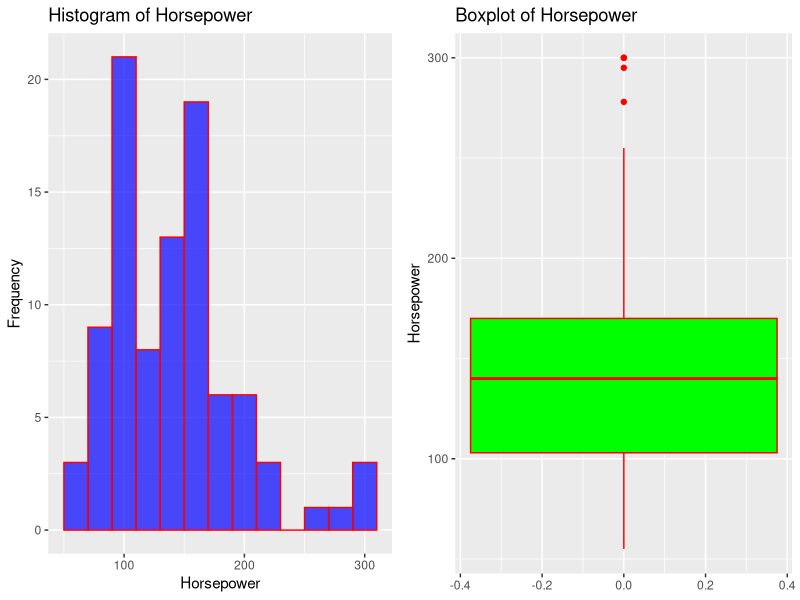
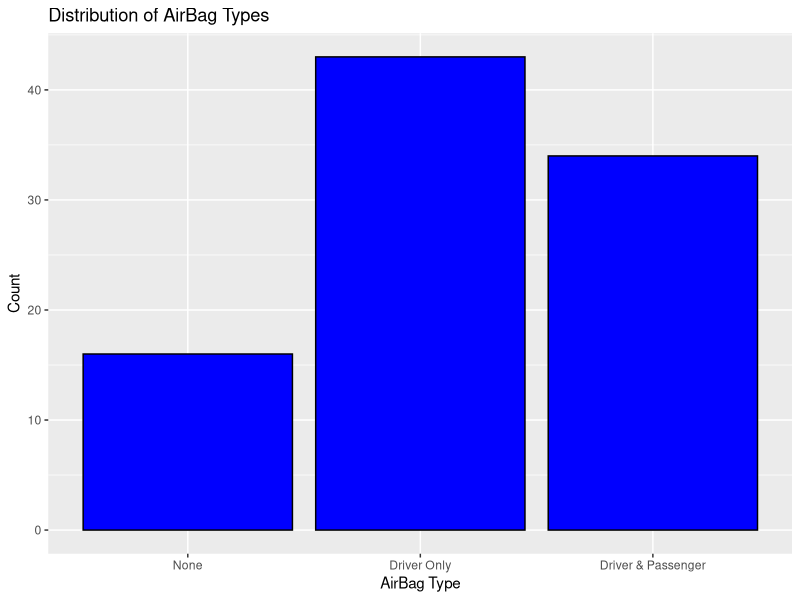
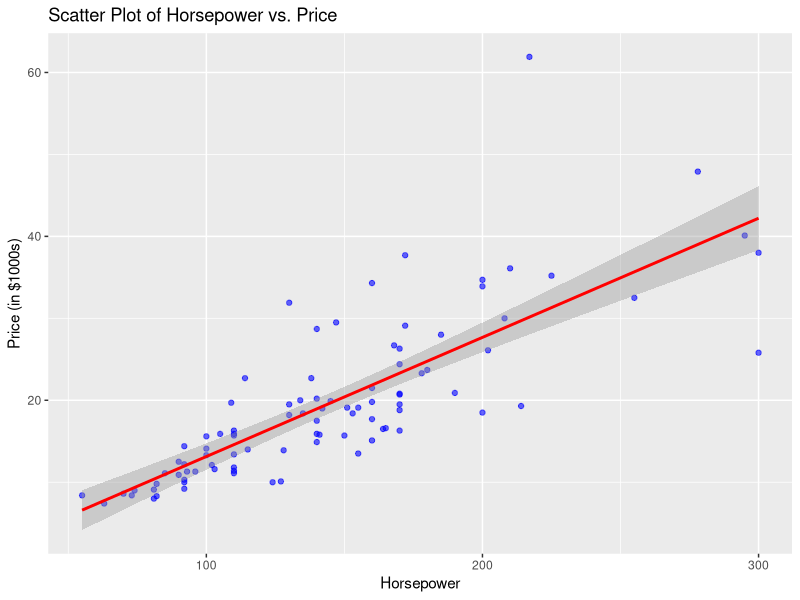
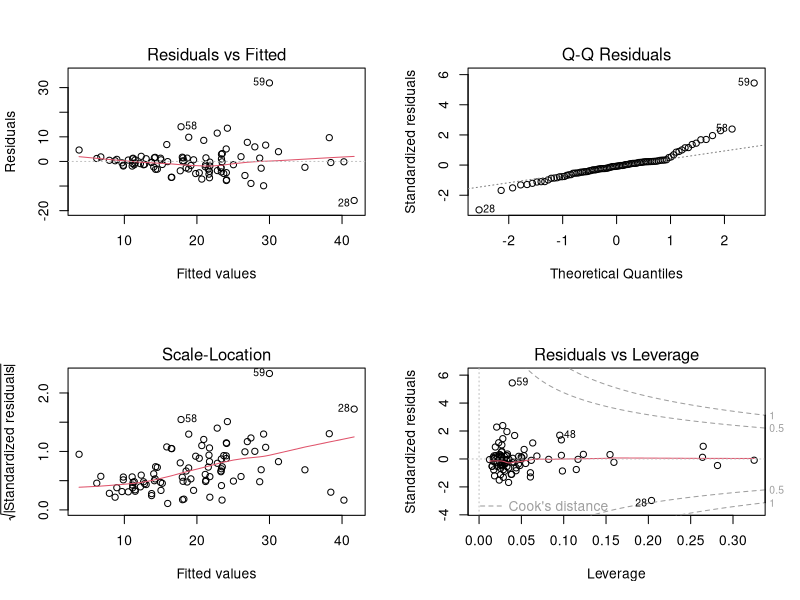
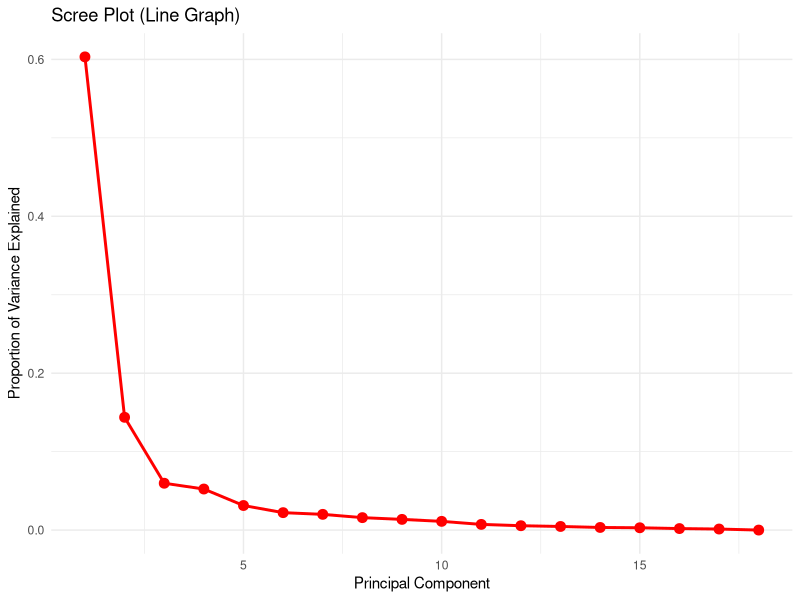
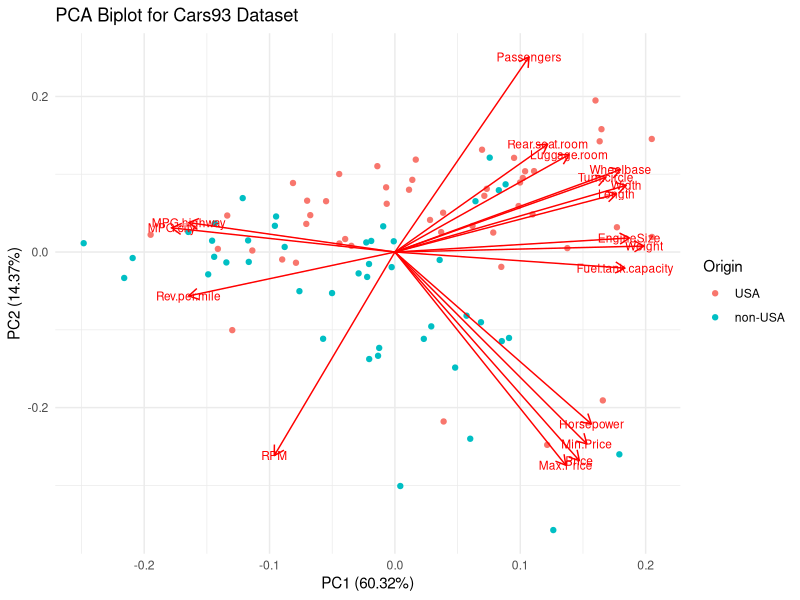

Recreate these plots in R, in order.
## ---- chunk 1
# Load the MASS library
library(MASS)
# Load the Cars93 dataset
data("Cars93")

# Choose the variable 'Horsepower'
variable <- Cars93$Horsepower

# Calculate summary statistics
mean_value <- mean(variable, na.rm = TRUE)
median_value <- median(variable, na.rm = TRUE)
sd_value <- sd(variable, na.rm = TRUE)
min_value <- min(variable, na.rm = TRUE)
max_value <- max(variable, na.rm = TRUE)

# Create a data frame to hold the summary statistics
summary_stats <- data.frame(
  Statistic = c("Mean", "Median", "Standard Deviation", "Minimum", "Maximum"),
  Value = c(mean_value, median_value, sd_value, min_value, max_value)
)

# Print the summary statistics table
print(summary_stats)
## ---- chunk 2
# Load necessary libraries
library(ggplot2)
library(gridExtra)

# Create a histogram for 'Horsepower'
hist_plot <- ggplot(Cars93, aes(x = Horsepower)) +
  geom_histogram(binwidth = 20, fill = "blue", color = "red", alpha = 0.7) +
  labs(title = "Histogram of Horsepower", 
       x = "Horsepower", 
       y = "Frequency")

# Create a boxplot for 'Horsepower'
box_plot <- ggplot(Cars93, aes(y = Horsepower)) +
  geom_boxplot(fill = "green", color = "red") +
  labs(title = "Boxplot of Horsepower", 
       y = "Horsepower")

# Arrange the plots in a grid format
grid.arrange(hist_plot, box_plot, ncol = 2)

## ---- chunk 3
# Load necessary library for visualization
library(ggplot2)

# Create a bar plot for 'AirBags' (type of airbags in cars)
ggplot(Cars93, aes(x = factor(AirBags))) +
  geom_bar(fill = "blue", color = "black") +
  labs(title = "Distribution of AirBag Types", 
       x = "AirBag Type", 
       y = "Count") +
  scale_x_discrete(labels = c("None", "Driver Only", "Driver & Passenger"))
## ---- chunk 4

# Choose two numerical variables: 'Horsepower' and 'Price'
correlation_value <- cor(Cars93$Horsepower, Cars93$Price, use = "complete.obs")

# Create a data frame to hold the correlation result
correlation_table <- data.frame(
  Variable1 = "Horsepower",
  Variable2 = "Price",
  Correlation = correlation_value
)

# Print the correlation table
print(correlation_table)

## ---- chunk 5
# Load necessary library for visualization
library(ggplot2)

# Create a scatter plot with a trend line for 'Horsepower' and 'Price'
ggplot(Cars93, aes(x = Horsepower, y = Price)) +
  geom_point(color = "blue", alpha = 0.6) +  # Scatter points
  geom_smooth(method = "lm", color = "red") +  # Trend line (linear regression)
  labs(title = "Scatter Plot of Horsepower vs. Price",
       x = "Horsepower", 
       y = "Price (in $1000s)")
## ---- chunk 6
# Load the Cars93 dataset
data("Cars93", package = "MASS")

# Fit the multiple linear regression model
model <- lm(Price ~ Horsepower + MPG.city + EngineSize + Weight, data = Cars93)

# Get the summary of the model
model_summary <- summary(model)

# Extract the coefficients and statistics, rounded to 2 decimal places
coefficients_table <- data.frame(
  Term = rownames(model_summary$coefficients),
  Estimate = round(model_summary$coefficients[, "Estimate"], 2),
  Std_Error = round(model_summary$coefficients[, "Std. Error"], 2),
  t_Value = round(model_summary$coefficients[, "t value"], 2),
  P_Value = round(model_summary$coefficients[, "Pr(>|t|)"], 2)
)

# Print the coefficients table
print(coefficients_table)
## ---- chunk 7

# Arrange the diagnostic plots in a 2x2 grid
par(mfrow = c(2, 2))  

# Plot the residuals of the regression model
plot(model)

## ---- chunk 8
# Load the Cars93 dataset
data("Cars93", package = "MASS")

# Select only numerical variables from the Cars93 dataset
numerical_data <- Cars93[, sapply(Cars93, is.numeric)]
any(is.na(numerical_data))       # Check for missing values
numerical_data <- apply(numerical_data, 2, function(x) ifelse(is.na(x), mean(x, na.rm = TRUE), x))

# Standardize the numerical data
numerical_data_scaled <- scale(numerical_data)

# Perform PCA
pca_result <- prcomp(numerical_data_scaled, center = TRUE, scale. = TRUE)

# View the summary of PCA to get the proportion of variance explained by each component
summary(pca_result)

# Calculate the proportion of variance explained
explained_variance <- pca_result$sdev^2 / sum(pca_result$sdev^2)
cumulative_variance <- cumsum(explained_variance)

# Create a data frame for plotting
scree_data <- data.frame(
  Principal_Component = seq_along(explained_variance),
  Explained_Variance = explained_variance,
  Cumulative_Variance = cumulative_variance
)

# Plot the scree plot with a line graph
ggplot(scree_data, aes(x = Principal_Component, y = Explained_Variance)) +
  geom_line(color = "red", size = 1) +
  geom_point(color = "red", size = 3) +
  labs(title = "Scree Plot (Line Graph)",
       x = "Principal Component",
       y = "Proportion of Variance Explained") +
  theme_minimal()
## ---- chunk 9
# Install ggfortify and ggplot2 if not already installed
# install.packages("ggfortify")
# install.packages("ggplot2")

# Load the required libraries
library(ggfortify)
library(ggplot2)

# Create the PCA biplot using ggfortify
autoplot(pca_result, 
         data = Cars93,        # Use the Cars93 dataset for points
         colour = 'Origin',    # Colour points by the 'Origin' variable (categorical)
         loadings = TRUE,      # Show loadings (i.e., variable contributions)
         loadings.label = TRUE, # Label the loadings
         loadings.label.size = 3) + # Adjust loadings label size
  ggtitle("PCA Biplot for Cars93 Dataset") + 
  theme_minimal()  # Apply minimal theme for the plot
